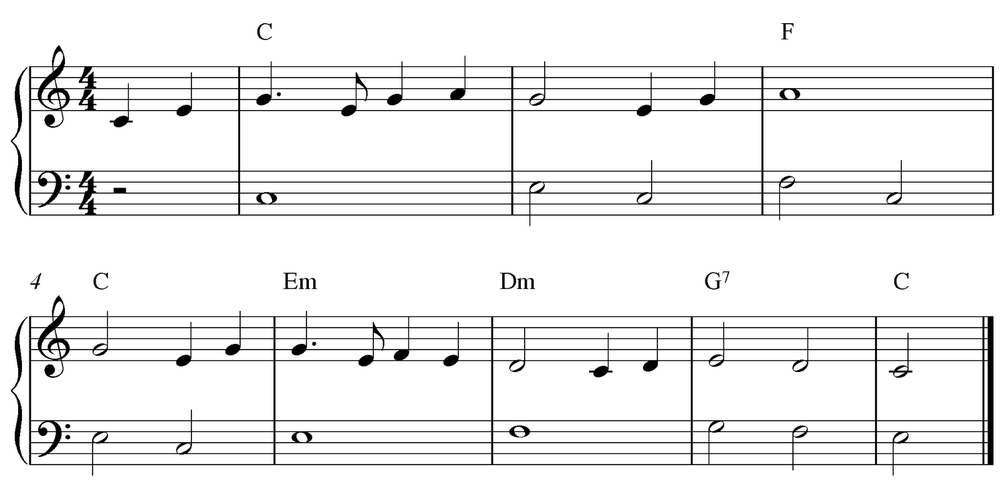
%> input picture Images/crop.png, 1000 x 494 px, shrunk from 1599 x 790 before the run
$ octave AdaptiveThresholdingAuto.m   (GNU Octave 9; MATLAB toolbox functions it lacks are replaced by stand-ins)
%> lines starting %> are read from the running program, lines starting %| are printed output that depends on the picture; in (x1, y1, x2, y2) boxes, pixels count from 0 and x2, y2 are one past the last pixel; in counts of white or black regions, pixels touching at a corner belong together; the program's own positions count from 1
RGB = imread('../Images/crop.png');
%> RGB is the input picture: size 494x1000x3 uint8; min 0, max 255, mean 238
I = rgb2gray(RGB);
BW = imbinarize(I);
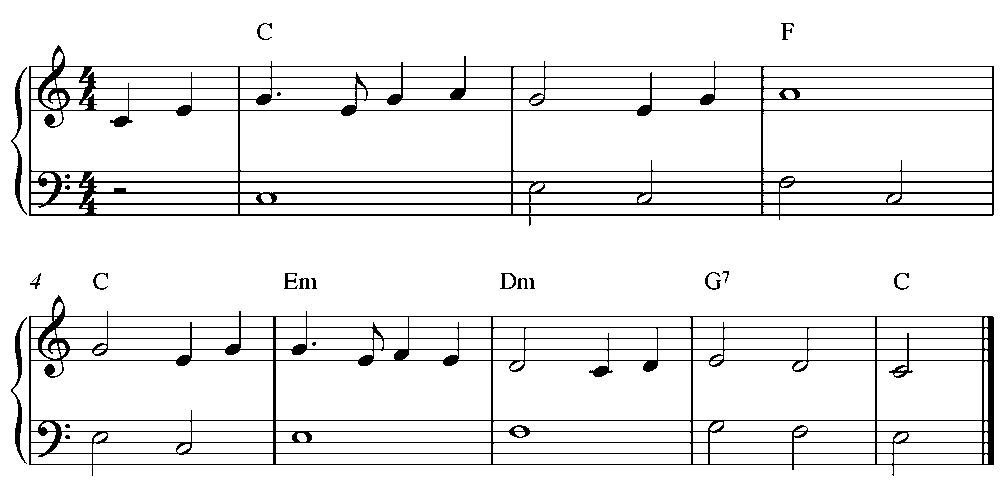
%> BW: size 494x1000 logical; 92.5% white; black in thin lines or dots
IM = imcomplement(I);
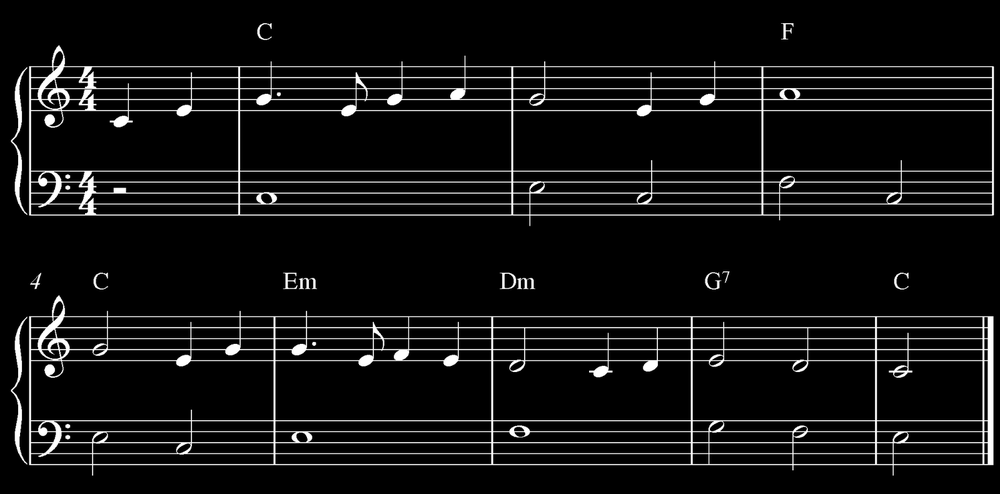
%> IM: size 494x1000 uint8; min 0, max 255, mean 17
%imshow(IM);

T1 = adaptthresh(IM,0.4); %Bright Text from Dark Background
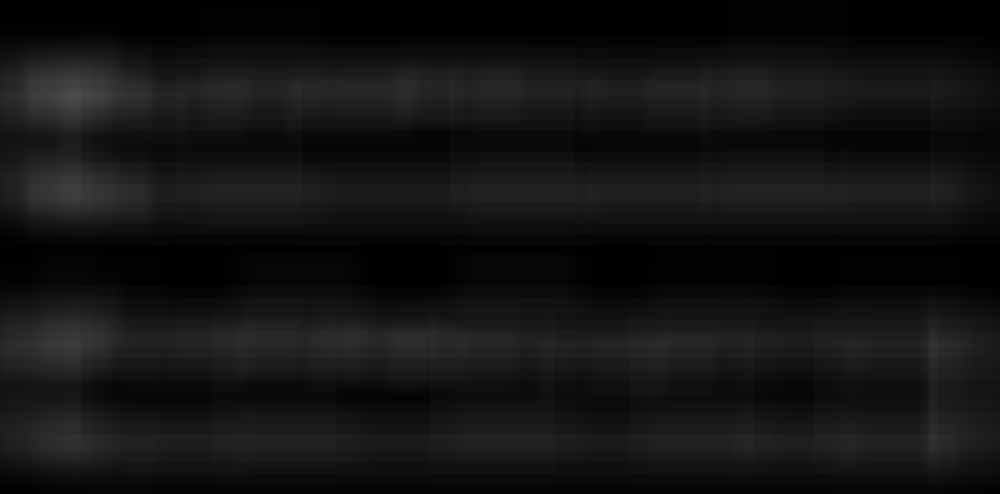
%> T1: size 494x1000 double; min 0, max 0.303, mean 0.0749
T2 = adaptthresh(I,0.4,'ForegroundPolarity','dark'); %Dark Text from Bright Background
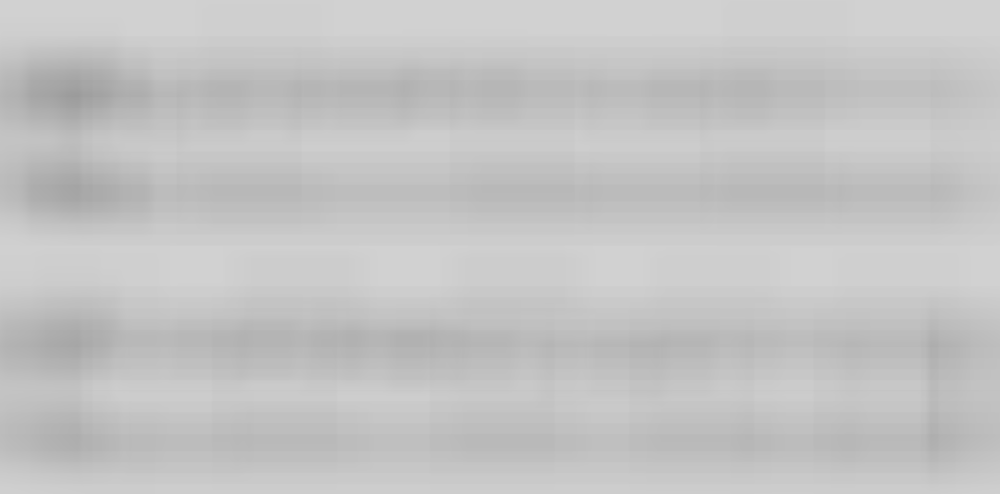
%> T2: size 494x1000 double; min 0.609, max 0.82, mean 0.768

%figure
%imshowpair(T1,T2,'montage');

BW1 = imbinarize(I,T1);
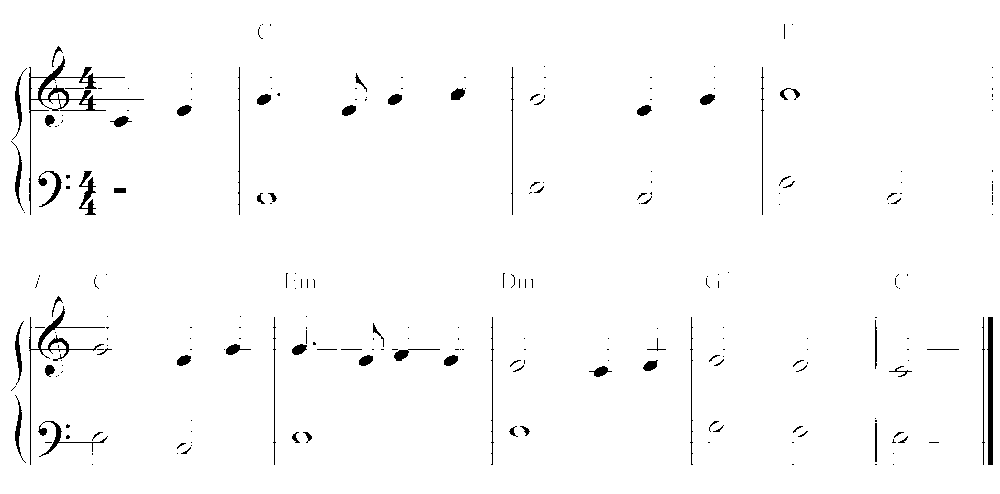
%> BW1: size 494x1000 logical; 98.1% white; 251 black regions (185 under 20 px), largest, box (x1, y1, x2, y2) and area: (29, 56, 144, 215) 1188, (987, 317, 993, 465) 741, (29, 306, 105, 465) 684
BW2 = imbinarize(I,T2);
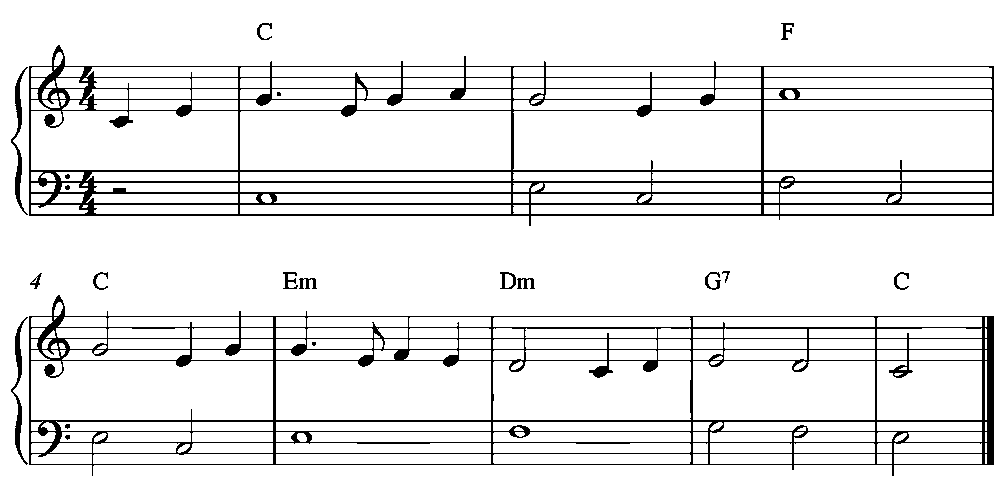
%> BW2: size 494x1000 logical; 91.8% white; black in thin lines or dots

figure
imshowpair(BW1,BW2,'montage');
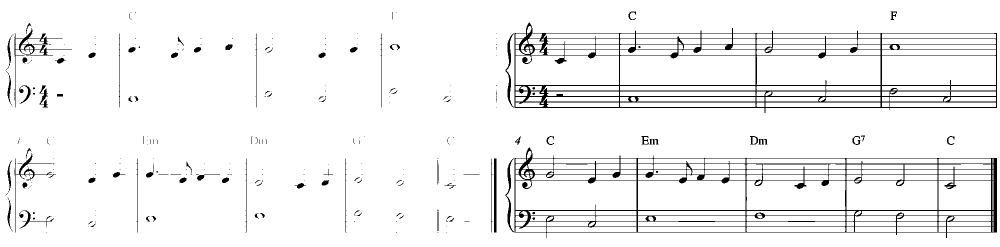
%> displayed picture: size 494x2000, on the screen's scale of 0 to 255 (shown at 1/2 size); 94.9% white; 272 black regions (188 under 20 px), largest, box (x1, y1, x2, y2) and area: (1029, 45, 1994, 226) 20103, (1029, 295, 1994, 476) 18286, (29, 56, 144, 215) 1188
% [4 lines of commented-out code are left out]

$ run again, with Images/test_staff.png copied over Images/crop.png
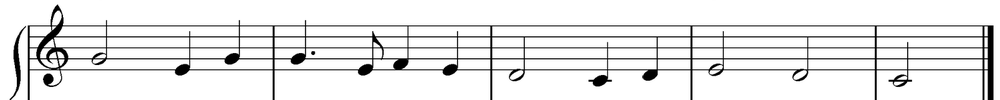
%> input picture Images/test_staff.png, 1000 x 100 px, shrunk from 1604 x 160 before the run
%> RGB is the input picture: size 100x1000x3 uint8; min 0, max 255, mean 231.6
%> `BW = imbinarize(I);`:
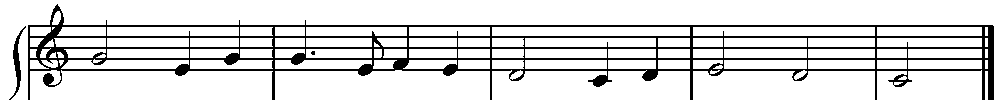
%> BW: size 100x1000 logical; 86.2% white; black in thin lines or dots
%> BW1: size 100x1000 logical; 96.9% white; 95 black regions (69 under 20 px), largest, box (x1, y1, x2, y2) and area: (36, 15, 91, 68) 459, (225, 26, 306, 100) 378, (988, 26, 993, 100) 370
%> BW2: size 100x1000 logical; 86.2% white; black in thin lines or dots
%> `imshowpair(BW1,BW2,'montage');`:
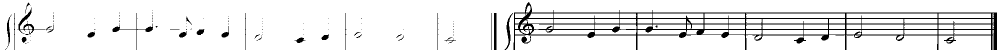
%> displayed picture: size 100x2000, on the screen's scale of 0 to 255 (shown at 1/2 size); 91.5% white; 98 black regions (70 under 20 px), largest, box (x1, y1, x2, y2) and area: (1027, 4, 1994, 100) 13536, (36, 15, 91, 68) 459, (225, 26, 306, 100) 378

$ run again, with Images/ss1.jpg saved as Images/crop.png
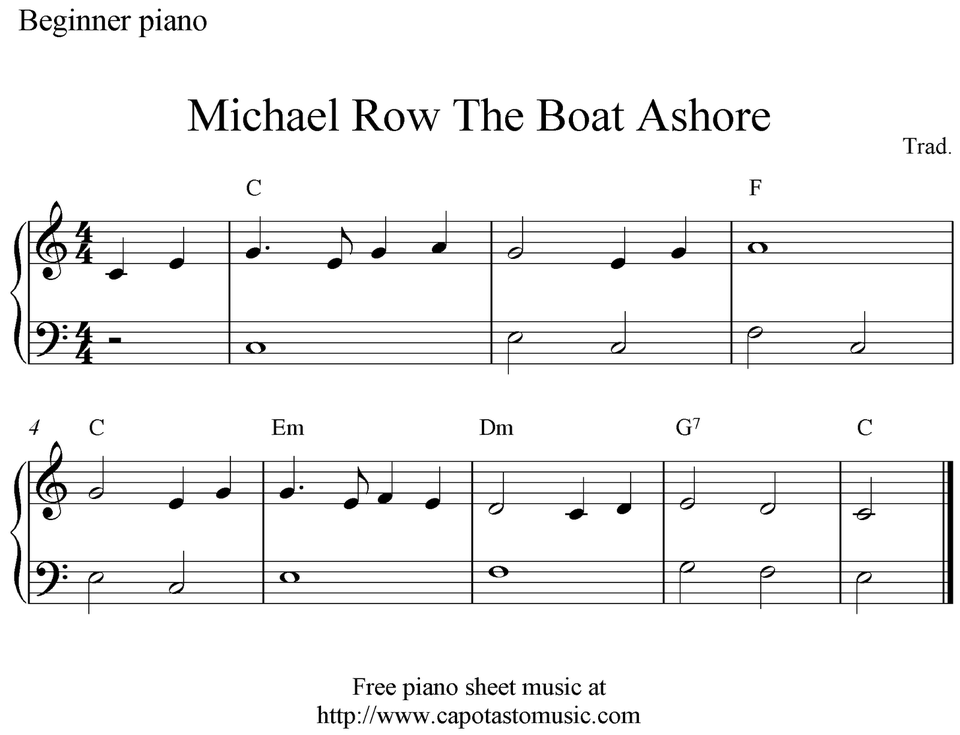
%> input picture Images/ss1.jpg, 960 x 735 px, shrunk from 1600 x 1224 before the run
%> RGB is the input picture: size 735x960x3 uint8; min 0, max 255, mean 240.9
%> BW: size 735x960 logical; 93.4% white; black in thin lines or dots
%> BW1: size 735x960 logical; 98.2% white; 413 black regions (288 under 20 px), largest, box (x1, y1, x2, y2) and area: (948, 462, 953, 603) 705, (11, 462, 26, 598) 341, (76, 322, 92, 364) 279
%> BW2: size 735x960 logical; 92.5% white; black in thin lines or dots
%> `imshowpair(BW1,BW2,'montage');`:
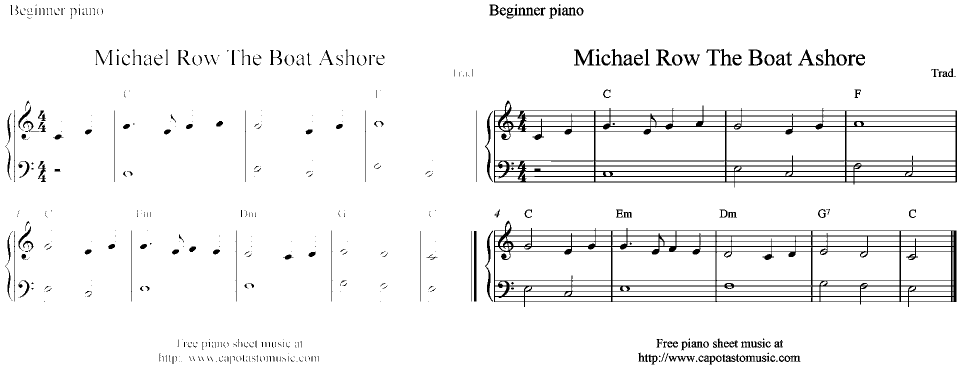
%> displayed picture: size 735x1920, on the screen's scale of 0 to 255 (shown at 1/2 size); 95.3% white; 521 black regions (303 under 20 px), largest, box (x1, y1, x2, y2) and area: (988, 201, 1914, 375) 20964, (988, 441, 1913, 614) 19494, (948, 462, 953, 603) 705
